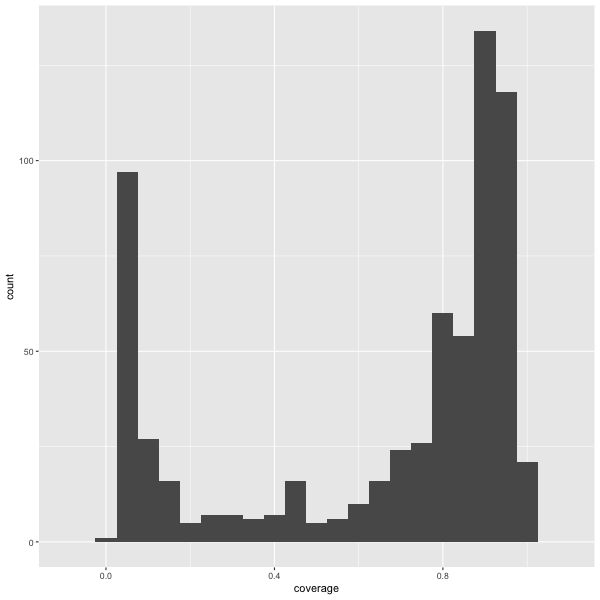

Reproduce this figure in R.
library(ggplot2)

alignment = read.table(file="Exo70_AtBdHvOsOtSbSiZm_Exo70F_MUSCLE.phy_alignment_coverage.txt", header=T)
alignment = data.frame(alignment)

png(file="Exo70_AtBdHvOsOtSbSiZm_Exo70F_MUSCLE.phy_alignment_coverage.png", height=600, width=600)
ggplot(alignment, aes(coverage)) + geom_histogram(binwidth = 0.05) + scale_x_continuous(limits = c(-0.1, 1.1))
dev.off()

